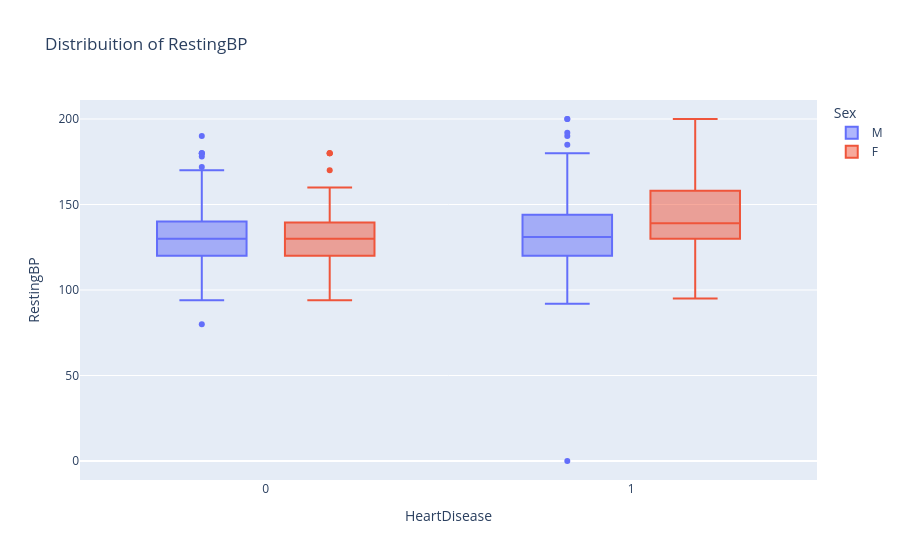

Here is the notebook cell this chart was saved with:
### Code cell
fig = px.box(df, y='RestingBP', x='HeartDisease', title="Distribuition of RestingBP", color="Sex")
fig.show()

### Figure 1 — Plotly figure (JSON) as saved in the notebook; plotly's stock layout.template omitted (floating-point values rounded to 4 significant figures; data arrays with more than 128 entries replaced by an {"elided": "..."} marker saying what was removed)
{"data": [{"alignmentgroup": "True", "hovertemplate": "Sex=M<br>HeartDisease=%{x}<br>RestingBP=%{y}<extra></extra>", "legendgroup": "M", "marker": {"color": "#636efa"}, "name": "M", "notched": false, "offsetgroup": "M", "orientation": "v", "showlegend": true, "type": "box", "x": {"elided": "725 int values"}, "x0": " ", "xaxis": "x", "y": {"elided": "725 int values"}, "y0": " ", "yaxis": "y"}, {"alignmentgroup": "True", "hovertemplate": "Sex=F<br>HeartDisease=%{x}<br>RestingBP=%{y}<extra></extra>", "legendgroup": "F", "marker": {"color": "#EF553B"}, "name": "F", "notched": false, "offsetgroup": "F", "orientation": "v", "showlegend": true, "type": "box", "x": {"elided": "193 int values"}, "x0": " ", "xaxis": "x", "y": {"elided": "193 int values"}, "y0": " ", "yaxis": "y"}], "layout": {"boxmode": "group", "legend": {"title": {"text": "Sex"}, "tracegroupgap": 0}, "title": {"text": "Distribuition of RestingBP"}, "xaxis": {"anchor": "y", "domain": [0, 1], "title": {"text": "HeartDisease"}}, "yaxis": {"anchor": "x", "domain": [0, 1], "title": {"text": "RestingBP"}}}}
